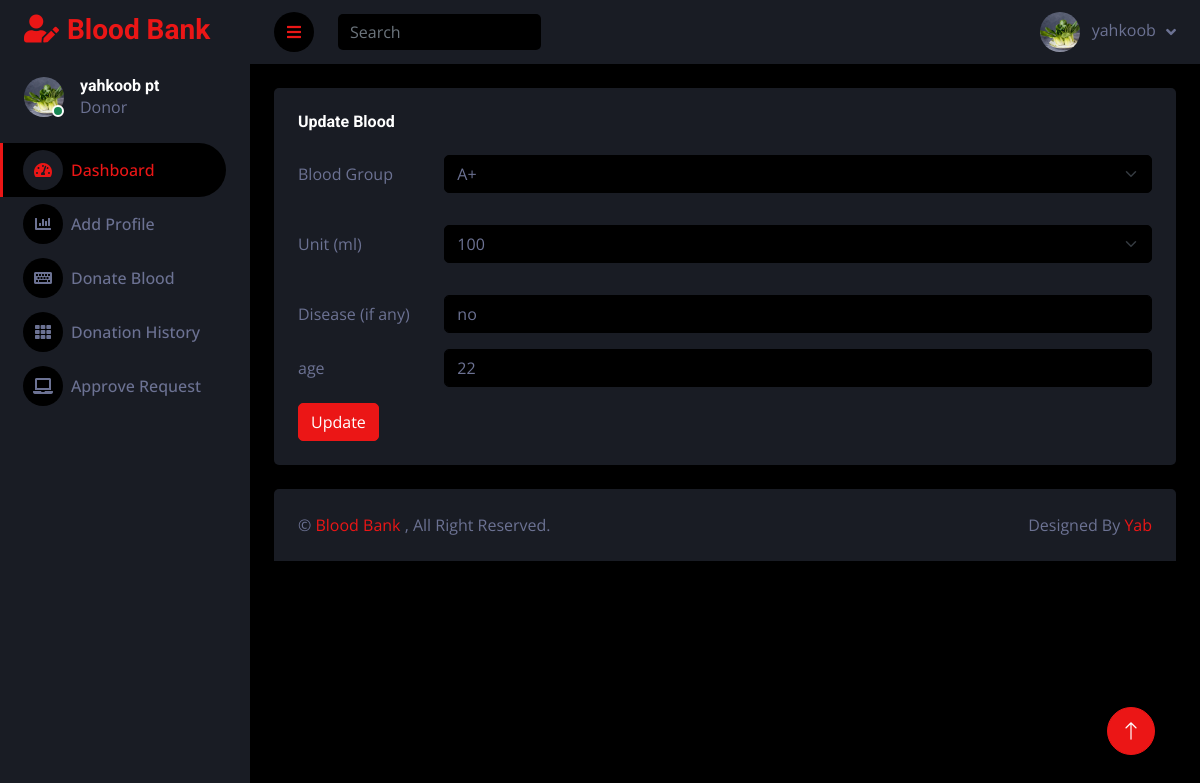
The app's page /update_donate/11/ (signed in) with its own data.
### blood_app/models.py (models this page shows)
class User(AbstractUser):
    is_donor = models.BooleanField(default=False, verbose_name="Is Donor")
    is_patient = models.BooleanField(default=False, verbose_name="Is Patient")
    name = models.CharField(max_length=100,null=True, blank=True)
    mobile = models.CharField(max_length=15,null=True, blank=True)
    address = models.CharField(max_length=200,null=True, blank=True)
    email = models.EmailField(null=True, blank=True)
    district = models.CharField(max_length=100,null=True, blank=True)
    gender = models.CharField(max_length=10,null=True, blank=True)
    age = models.PositiveIntegerField(null=True, blank=True)
    blood_grou = models.CharField(max_length=3, choices=BLOOD_GROUPS, null=True, blank=True)  # Set a default value
    disease=  models.CharField(max_length=100,null=True, blank=True)
    doctor =  models.CharField(max_length=100,null=True, blank=True)
    photo = models.ImageField(upload_to='profile/')
    status = models.BooleanField(default=False)
    unit= models.PositiveIntegerField(null=True, blank=True)
    def __str__(self):
        return self.username
    @property
    def imageURL(self):
        try:
            url = self.photo.url
        except:
            url = ''
        return  url

### blood_app/views.py (the view, shortened to what this page needs)
# urls.py: path('update_donate/<int:pk>/', views.update_donate, name='update_donate'),
def update_donate(request,pk):
    update = get_object_or_404(User, pk=pk)
    context={
        'update':update
    }
    return render(request,'donor/update_blood.html',context)

### templates/donor/update_blood.html (shortened to what this page needs)
{% extends 'donor/base.html' %}
{% load static %}
{% block content %}
            <div class="container-fluid pt-4 px-4">
                <div class="row g-4">
                    <div class="col-sm-12 col-xl">
                        <div class="bg-secondary rounded h-100 p-4">
                            <h6 class="mb-4">Update Blood</h6>
                            <form method="POST" enctype="multipart/form-data">
                                <div class="row mb-3">
                                    <label for="inputEmail3" class="col-sm-2 col-form-label">Blood Group</label>
                                    <div class="col-sm-10">
                                        <select class="form-select mb-3" aria-label="Default select example" name="blood">
                                            <option value="A+"{% if update.blood_grou == 'A+' %} selected{% endif %}>A+</option>
                                        </select>
                                    </div>
                                </div>
                                <div class="row mb-3">
                                    <label for="inputEmail3" class="col-sm-2 col-form-label">Unit (ml)</label>
                                    <div class="col-sm-10">
                                        <select class="form-select mb-3" aria-label="Default select example" name="unit">
                                            <option value="100"{% if update.unit == 100 %} selected{% endif %}>100</option>
                                        </select>
                                    </div>
                                </div>
                                <div class="row mb-3">
                                    <label for="inputPassword3" class="col-sm-2 col-form-label">Disease (if any)</label>
                                    <div class="col-sm-10">
                                        <input type="text" class="form-control" id="inputPassword3" name="disease" value="{{update.disease}}">
                                    </div>
                                </div>
                                <div class="row mb-3">
                                    <label for="inputEmail3" class="col-sm-2 col-form-label">age</label>
                                    <div class="col-sm-10">
                                        <input type="number" class="form-control" id="inputEmail3" name="age" value={{update.age}}>
                                    </div>
                                </div>
                                <button type="submit" class="btn btn-primary">Update</button>
                            </form>
                        </div>
                    </div>
                </div>
            </div>
{% endblock %}

### templates/donor/base.html (shortened to what this page needs)
{% load static %}
<!DOCTYPE html>
<html lang="en">
<head>
    <link href="https://cdnjs.cloudflare.com/ajax/libs/font-awesome/5.10.0/css/all.min.css" rel="stylesheet">
    <link href="https://cdn.jsdelivr.net/npm/bootstrap-icons@1.4.1/font/bootstrap-icons.css" rel="stylesheet">
    <link href="{% static 'donor/lib/owlcarousel/assets/owl.carousel.min.css' %}" rel="stylesheet">
    <link href="{% static 'donor/lib/tempusdominus/css/tempusdominus-bootstrap-4.min.css' %}" rel="stylesheet" />
    <link href="{% static 'donor/css/bootstrap.min.css' %}" rel="stylesheet">
    <link href="{% static 'donor/css/style.css' %}" rel="stylesheet">
</head>
<body>
    <div class="container-fluid position-relative d-flex p-0">
        <div class="sidebar pe-4 pb-3">
            <nav class="navbar bg-secondary navbar-dark">
                <a href="{% url 'index' %}" class="navbar-brand mx-4 mb-3">
                    <h3 class="text-primary"><i class="fa fa-user-edit me-2"></i>Blood Bank</h3>
                </a>
                <div class="d-flex align-items-center ms-4 mb-4">
                    <div class="position-relative">
                        <img class="rounded-circle" src="{{request.user.imageURL}}" alt="" style="width: 40px; height: 40px;">
                        <div class="bg-success rounded-circle border border-2 border-white position-absolute end-0 bottom-0 p-1"></div>
                    </div>
                    <div class="ms-3">
                        <h6 class="mb-0">{{request.user.name}}</h6>
                        <span>Donor</span>
                    </div>
                </div>
                <div class="navbar-nav w-100">
                    <a href="{% url 'index' %}" class="nav-item nav-link active"><i class="fa fa-tachometer-alt me-2"></i>Dashboard</a>
                    <a href="{% url 'add_donor' %}" class="nav-item nav-link"><i class="fa fa-chart-bar me-2"></i>Add Profile</a>
                    <a href="{% url 'donate' request.user.id %}" class="nav-item nav-link"><i class="fa fa-keyboard me-2"></i>Donate Blood</a>
                    <a href="{% url 'view_donate' request.user.id %}" class="nav-item nav-link"><i class="fa fa-th me-2"></i>Donation History</a>
                    <a href="{% url 'patient_request' %}" class="nav-item nav-link"><i class="fa fa-laptop me-2"></i>Approve Request</a>
                </div>
            </nav>
        </div>
        <div class="content">
            <nav class="navbar navbar-expand bg-secondary navbar-dark sticky-top px-4 py-0">
                <a href="#" class="sidebar-toggler flex-shrink-0">
                    <i class="fa fa-bars"></i>
                </a>
                <form class="d-none d-md-flex ms-4">
                    <input class="form-control bg-dark border-0" type="search" placeholder="Search">
                </form>
                <div class="navbar-nav align-items-center ms-auto">
                    <div class="nav-item dropdown">
                        <a href="#" class="nav-link dropdown-toggle" data-bs-toggle="dropdown">
                            <img class="rounded-circle me-lg-2" src="{{request.user.imageURL}}" alt="" style="width: 40px; height: 40px;">
                            <span class="d-none d-lg-inline-flex">{{request.user}}</span>
                        </a>
                    </div>
                </div>
            </nav>
            {% block content %}
            {% endblock %}
            <div class="container-fluid pt-4 px-4">
                <div class="bg-secondary rounded-top p-4">
                    <div class="row">
                        <div class="col-12 col-sm-6 text-center text-sm-start">
                            &copy; <a href="#">Blood Bank </a>, All Right Reserved.
                        </div>
                        <div class="col-12 col-sm-6 text-center text-sm-end">
                            Designed By <a href="">Yab</a>
                        </div>
                    </div>
                </div>
            </div>
        </div>
        <a href="#" class="btn btn-lg btn-primary btn-lg-square back-to-top"><i class="bi bi-arrow-up"></i></a>
    </div>
</body>
</html>

### static/donor/css/style.css (style rules this page uses)
:root { --primary: #EB1616; --secondary: #191C24; --light: #6C7293; --dark: #000000; }
.back-to-top { position: fixed; display: none; right: 45px; bottom: 45px; z-index: 99; }
.btn { transition: .5s; }
.btn-lg-square { width: 48px; height: 48px; }
.btn-square, .btn-sm-square, .btn-lg-square { padding: 0; display: inline-flex; align-items: center; justify-content: center; font-weight: normal; border-radius: 50px; }
.sidebar { position: fixed; top: 0; left: 0; bottom: 0; width: 250px; height: 100vh; overflow-y: auto; background: var(--secondary); transition: 0.5s; z-index: 999; }
.content { margin-left: 250px; min-height: 100vh; background: var(--dark); transition: 0.5s; }
@media (min-width: 992px) { .sidebar { margin-left: 0; } }
@media (min-width: 992px) { .content { width: calc(100% - 250px); } }
.sidebar .navbar .navbar-nav .nav-link { padding: 7px 20px; color: var(--light); font-weight: 500; border-left: 3px solid var(--secondary); border-radius: 0 30px 30px 0; outline: none; }
.sidebar .navbar .navbar-nav .nav-link:hover, .sidebar .navbar .navbar-nav .nav-link.active { color: var(--primary); background: var(--dark); border-color: var(--primary); }
.sidebar .navbar .navbar-nav .nav-link i { width: 40px; height: 40px; display: inline-flex; align-items: center; justify-content: center; background: var(--dark); border-radius: 40px; }
.sidebar .navbar .navbar-nav .nav-link:hover i, .sidebar .navbar .navbar-nav .nav-link.active i { background: var(--secondary); }
.content .navbar .navbar-nav .nav-link { margin-left: 25px; padding: 12px 0; color: var(--light); outline: none; }
.content .navbar .sidebar-toggler, .content .navbar .navbar-nav .nav-link i { width: 40px; height: 40px; display: inline-flex; align-items: center; justify-content: center; background: var(--dark); border-radius: 40px; }
.content .navbar .dropdown-toggle::after { margin-left: 6px; vertical-align: middle; border: none; content: "\f107"; font-family: "Font Awesome 5 Free"; font-weight: 900; transition: .5s; }

### records on screen
User: user.imageURL (picture), user.name "yahkoob pt", user "yahkoob"
User: disease "no", age "22"
